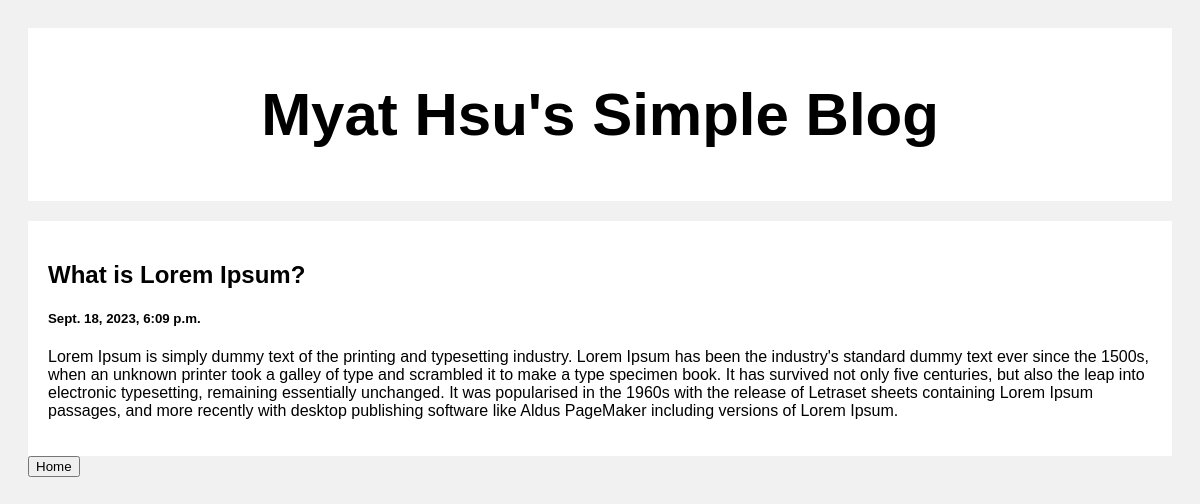
/post/1, run on the app's committed database.
### posts/views.py (the view)
def post(request, pk):
    post = Post.objects.get(id=pk)
    return render(request, 'post.html', {'post': post})

### templates/post.html (shortened to what this page needs)
<!DOCTYPE html>
<html>
<head>
</head>
<body>
<div class="header">
    <h2>Myat Hsu's Simple Blog</h2>
</div>
<div class="row">
    <div class="leftcolumn">
        <div class="card">
            <h2>{{post.title}}</h2>
            <h5>{{post.created_at}}</h5>
            <p>{{post.body}}</p>
        </div>
    </div>
</div>
<div class="row">
    <a href="/"><input type="submit" value="Home"></a>
</div>
</body>
</html>

### templates/post.html (style rules this page uses)
* { box-sizing: border-box; }
body { font-family: Arial; padding: 20px; background: #f1f1f1; }
.header { padding: 2px; font-size: 40px; text-align: center; background: white; }
.leftcolumn { float: left; width: 100%; }
.card { background-color: white; padding: 20px; margin-top: 20px; }
.row:after { content: ""; display: table; clear: both; }

### data on the page
Post: title "What is Lorem Ipsum?", created_at "Sept. 18, 2023, 6:09 p.m.", body "Lorem Ipsum is simply dummy text of the printing and typesetting industry. Lorem Ipsum has been the industry's standard dummy text ever since the 1500s, when an unknown printer took a galley of type and scrambled it to make a type specimen book. It has survived not only five centuries, but also the leap into electronic typesetting, remaining essentially unchanged. It was popularised in the 1960s with the release of Letraset sheets containing Lorem Ipsum passages, and more recently with desktop publishing software like Aldus PageMaker including versions of Lorem Ipsum."
